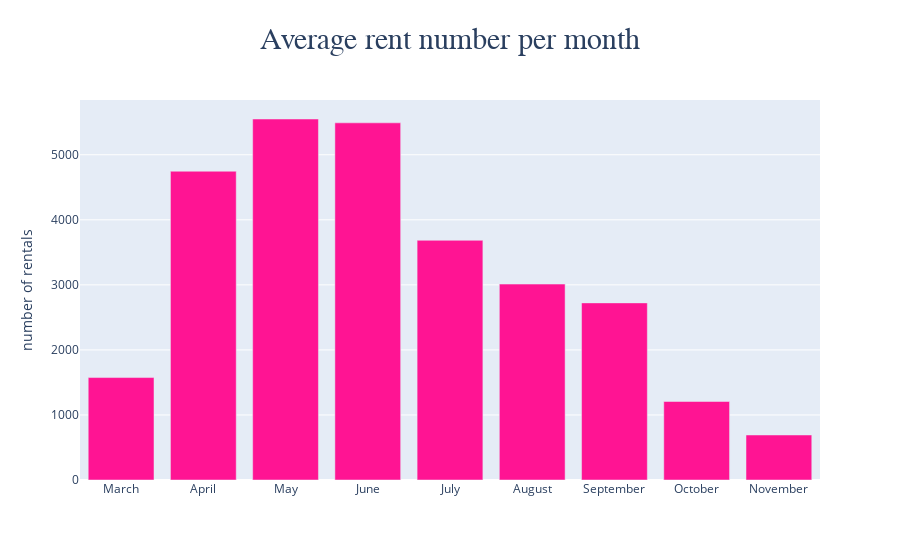

Notebook code for this chart:
### Code cell
#This is the same plot but by using plotly

fig = go.FigureWidget(data=go.Bar(y=average_rent['result'], x = ['March','April','May','June','July','August','September','October','November']))
fig.update_layout(
    title={
        'text': 'Average rent number per month',
         'font': {
              'family': 'Calibri',
              'size': 30
        },'y':0.95,
        'x':0.5,
        'xanchor': 'center',
        'yanchor': 'top'})
fig.update_traces(marker_color='deeppink')
fig.update_yaxes(
    title_text = 'number of rentals',
    )
fig.update_xaxes(
    title_text = None

    )

fig.show()

### Figure 1 — Plotly figure (JSON) as saved in the notebook; plotly's stock layout.template omitted (floating-point values rounded to 4 significant figures)
{"data": [{"marker": {"color": "deeppink"}, "type": "bar", "uid": "1b954e35-240d-4c96-acf5-33a35ac89dd4", "x": ["March", "April", "May", "June", "July", "August", "September", "October", "November"], "y": [1575, 4747, 5550, 5491, 3685, 3012, 2723, 1207, 692]}], "layout": {"title": {"font": {"family": "Calibri", "size": 30}, "text": "Average rent number per month", "x": 0.5, "xanchor": "center", "y": 0.95, "yanchor": "top"}, "yaxis": {"title": {"text": "number of rentals"}}}}
